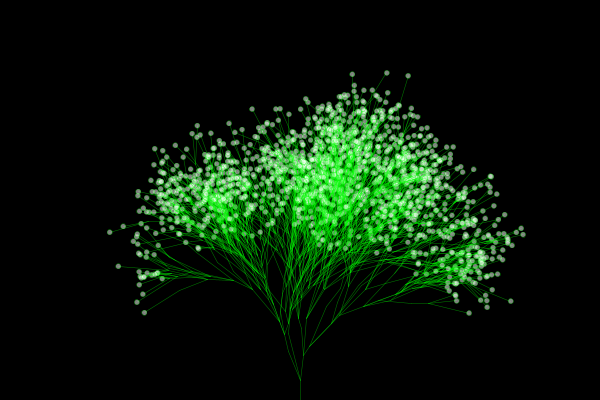
Frame 1 (no input)
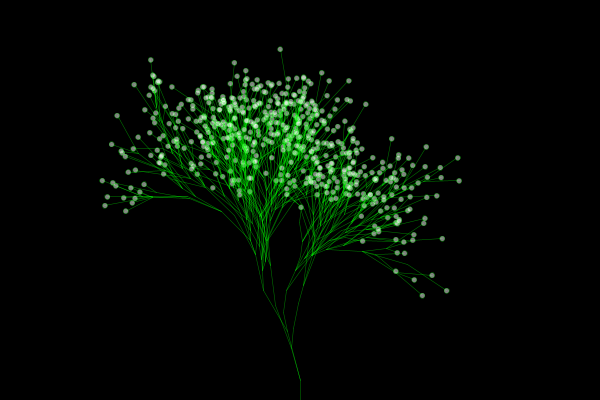
Frame 2 (the mouse pressed at the canvas centre, redrawn once)

The Processing sketch that drew these frames (run headless with seeded random() and noise(); the mouse was pressed at the canvas centre and the sketch redrawn once):

// Processing sketch: ProcessingTreeV10
// ── ProcessingTreeV10.pde
int maxBranch = 5;
float maxBranchAngle = 60;
float minBranchLength = 10;
float maxBranchLength = 50;

void setup() {
  size(600, 400);
  stroke(0,255,0,128);
  fill(255,128);
  strokeWeight(0.5);
  smooth();
}

void draw() {
  background(0);
  line(width/2,height,width/2,height-20);
  Branch(width/2,height-20,-90,8);
  noLoop();
}

void Branch(float rootX, float rootY, float direction, float depth) {
  if (depth <= 0) {
    ellipse(rootX, rootY, 5, 5);
    return;
  }
  int branches = int(random(1,maxBranch));
  for (int i = 0; i < branches; i++) {
    float newBranchAngle = random(direction-maxBranchAngle/2, direction+maxBranchAngle/2);
    if (newBranchAngle >= 360) {
      newBranchAngle -= 360;
    } 
    else if (newBranchAngle < 0) {
      newBranchAngle += 360;
    }
    float branchLength = random(minBranchLength, maxBranchLength);
    float newX = rootX+cos(radians(newBranchAngle)) * branchLength;
    float newY = rootY+sin(radians(newBranchAngle)) * branchLength;
    line(rootX, rootY, newX, newY);
    Branch(newX, newY, newBranchAngle, depth-1);
  }
}

void mouseClicked() {
  loop();
}
